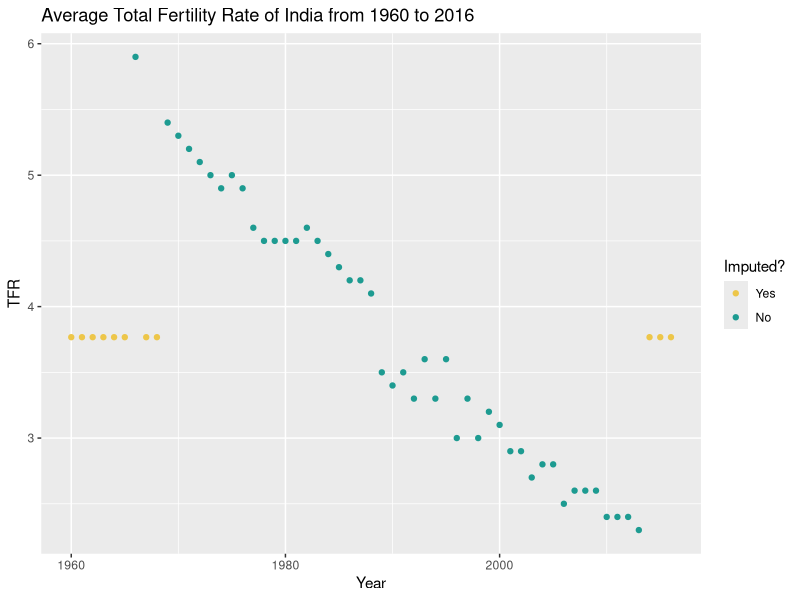
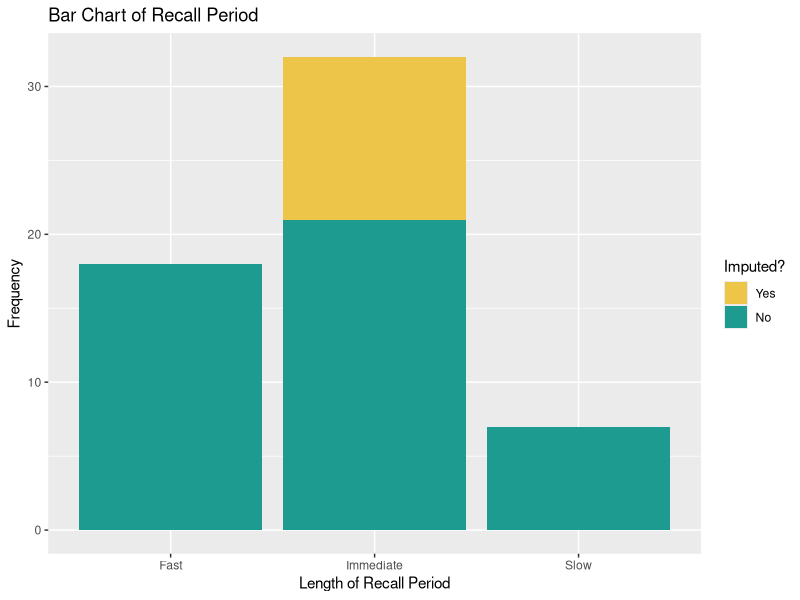
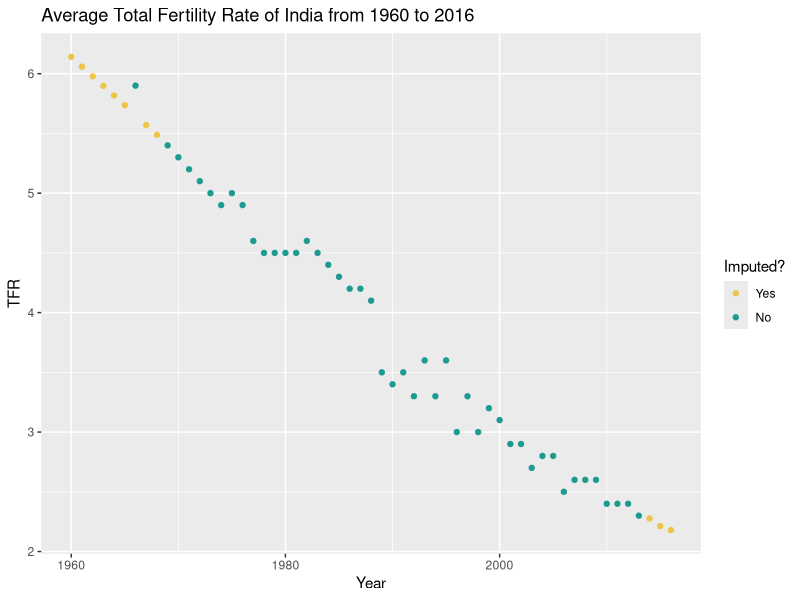
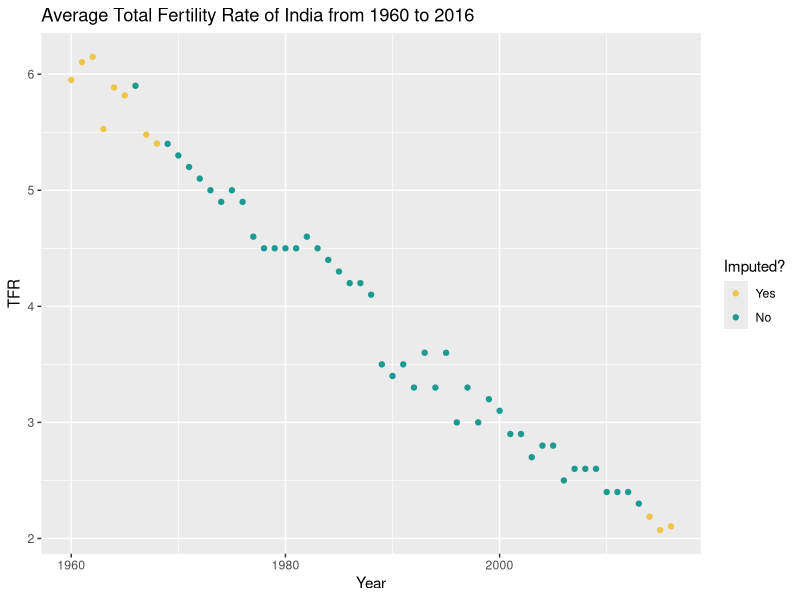

The R script that drew these images, in order: (Note: this script raises an error after producing the figures.)
## ---- chunk 1
# Load all required dependencies
library(dplyr)
library(plyr)
library(ggplot2)
library(mice)

# Set the seed
set.seed(1234)
## ---- chunk 2
# Read and examine the data
dat = read.csv(file = "tfr_india.csv", sep = ",")[, 2:5]
head(dat)

# Create "TFR_missing" and "Recall_missing", which indiate missingness of "TFR" and "Recall", respectively
# 0 indicates missing value and 1 indicates otherwise
dat$TFR_missing = ifelse(is.na(dat$TFR), 0, 1)
dat$Recall_missing = ifelse(is.na(dat$Recall), 0, 1)
## ---- chunk 3
# Create a function that performs imputation for missing values
# The "method" argument in the function specifies the method used for missing value imputation
imp = function(x, method){
  missing = is.na(x)
  x.obs = x[!missing]
  imputed = x
  imputed[missing] = method(x.obs)
  return (imputed) # Output the imputed vector
}
## ---- chunk 4
dat$tfr.mean.imp = imp(dat$TFR, method = mean)

# Visualize imputed "TFR"
ggplot(dat, aes(Year, tfr.mean.imp)) +
  geom_point(aes(colour = factor(TFR_missing))) +
  scale_color_manual(labels = c("Yes", "No"), values = c("#edc649", "#1d9b91")) +
  labs(title = "Average Total Fertility Rate of India from 1960 to 2016", 
       y = "TFR", colour = "Imputed?")
## ---- chunk 5
# Function that returns mode of a categorical variable
mode = function(x) {
  ta = table(x)
  tam = max(ta)
  if (all(ta == tam))
    mod = NA
  else
    mod = names(ta)[ta == tam]
  return(mod)
}

dat$recall.mode.imp = imp(dat$Recall, method = mode)

# Visualize imputed "Recall"
ggplot(dat, aes(recall.mode.imp)) + 
  geom_bar(aes(fill = factor(Recall_missing))) +
  scale_fill_manual(labels = c("Yes", "No"), values = c("#edc649", "#1d9b91")) + 
  labs(title = "Bar Chart of Recall Period", x = "Length of Recall Period", y = "Frequency", fill = "Imputed?")
## ---- chunk 6
# First of all, build a model, "fit1", using ONLY completely observed variables "Year" and "GDP"
fit1 = lm(TFR ~ Year + GDP, data = dat)

# Impute missing "TFR" values based on fit1
pred = predict(fit1, newdata = ic(dat))

# Create a function that fills in missing TFR values using regression imputation
reg.imp = function(x, pred.value){
  missing = is.na(x)
  imputed = x
  imputed[missing] = pred.value
  return (imputed)
}

dat$tfr.reg.imp = reg.imp(dat$TFR, pred.value = pred)

# Visualize imputed "TFR"
ggplot(dat, aes(Year, tfr.reg.imp)) +
  geom_point(aes(colour = factor(TFR_missing))) +
  scale_color_manual(labels = c("Yes", "No"), values = c("#edc649", "#1d9b91")) +
  labs(title = "Average Total Fertility Rate of India from 1960 to 2016", 
       y = "TFR", colour = "Imputed?")
## ---- chunk 7
# Generate noise and add it to the previous imputation
noise = rnorm(n = length(pred), mean = 0, sd = summary(fit1)$sigma)
pred.noise = pred + noise
dat$tfr.reg.imp.noise = reg.imp(dat$TFR, pred.value = pred.noise)

# Visualize imputed "TFR" using regression imputation with noise
ggplot(dat, aes(Year, tfr.reg.imp.noise)) +
  geom_point(aes(colour = factor(TFR_missing))) +
  scale_color_manual(labels = c("Yes", "No"), values = c("#edc649", "#1d9b91")) +
  labs(title = "Average Total Fertility Rate of India from 1960 to 2016", 
       y = "TFR", colour = "Imputed?")
## ---- chunk 8
# Recode "Recall" into "Recall.bi"
dat$Recall.bi = revalue(dat$Recall, replace = c("Fast" = "Not Immediate", "Slow" = "Not Immediate"), warn_missing = FALSE)

# Fit another model "fit2" and predict missing "Recall.bi" values using "fit2" WITH noise
fit2 = glm(Recall.bi ~ Year + GDP, data = dat[dat$Recall_missing == 1, ], family = "binomial")
recall.bi.reg.imp.noise = round(predict(fit2, newdata = dat[dat$Recall_missing == 0,], type = "response") + noise, 0)

# Save imputed "Recall.bi"
dat$recall.bi.reg.imp.noise = reg.imp(dat$Recall.bi, pred.value = ifelse(recall.bi.reg.imp.noise == 1, "Immediate", "Not Immediate"))

# Visualize imputed "Recall.bi"
ggplot(dat, aes(recall.bi.reg.imp.noise)) + 
  geom_bar(aes(fill = factor(Recall_missing))) +
  scale_fill_manual(labels = c("Yes", "No"), values = c("#edc649", "#1d9b91")) + 
  labs(title = "Bar Chart of Recall Period (Binary)", x = "Length of Recall Period", y = "Frequency", fill = "Imputed?")
## ---- chunk 9
# the lm() function uses complete cases as default
summary(lm(TFR ~ Year + GDP + Recall, data = dat))
## ---- chunk 10
summary(lm(tfr.mean.imp ~ Year + GDP + recall.mode.imp, data = dat))
## ---- chunk 11
summary(lm(tfr.reg.imp ~ Year + GDP + Recall, data = dat))
## ---- chunk 12
summary(lm(tfr.reg.imp.noise ~ Year + GDP + recall.bi.reg.imp.noise, data = dat))
## ---- chunk 13
summary(lm(tfr.reg.imp ~ Year + GDP + recall.mode.imp, data = dat))
## ---- chunk 14
# Re-fit the complete cases linear regression using "Recall.bi" instead of "Recall"
summary(lm(TFR ~ Year + GDP + Recall.bi, data = dat))
